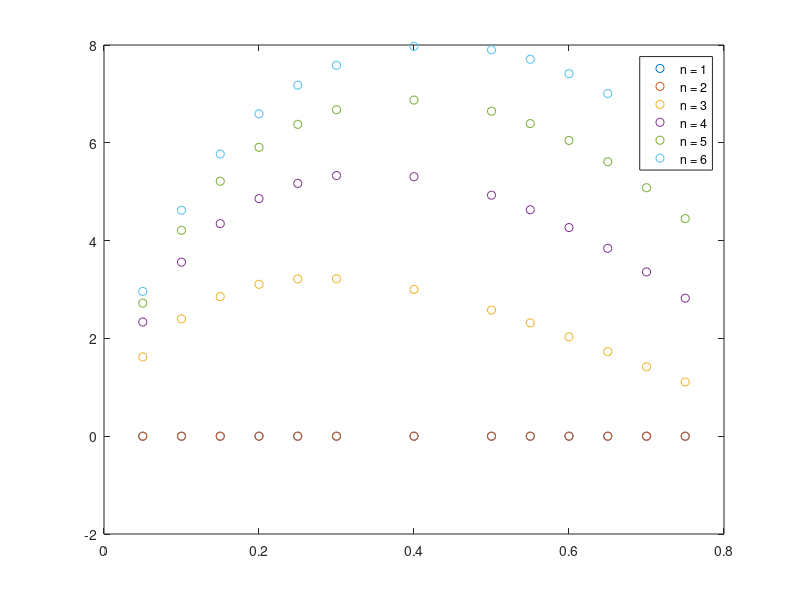

This chart was generated by the following MATLAB code:
n = 1:6

gamma = 0.05:0.05:0.95

static = [0.05, 0.1, 0.15, 0.2, 0.25, 0.3, 0.35, 0.4, 0.45, 0.5, 0.55, 0.6, 0.65, 0.7, 0.75, 0.8, 0.85, 0.9, 0.95; 0.249786613787, 0.430258509437, 0.584567997733, 0.72188758259, 0.846573590282, 0.961191841298, 1.06743774357, 1.16651629276, 1.2593284633, 1.34657359028, 1.42881035042, 1.50649537426, 1.58000889547, 1.64967246076, 1.71576155434, 1.77851484105, 1.83814109009, 1.89482446409, 1.94872862967; 0.456139259305, 0.779509258856, 1.05297376817, 1.29340893777, 1.50862744554, 1.703118104, 1.87976584491, 2.04055362861, 2.18690279456, 2.31985755401, 2.44019288584, 2.54848085544, 2.64513231238, 2.73042250963, 2.80450453837, 2.86741074975, 2.91903661633, 2.95908518725, 2.98687556358; 0.663091919292, 1.13139512726, 1.52729841803, 1.87515237768, 2.18602221379, 2.46613180948, 2.71937249922, 2.94831750366, 3.15470777355, 3.33971007415, 3.50406232662, 3.64815624885, 3.77208056119, 3.87563496429, 3.9583166729, 4.01927206213, 4.05718741913, 4.07003494377, 4.05431961858; 0.87014587343, 1.48391088322, 2.00331236522, 2.46017528594, 2.86878978092, 3.23707588846, 3.56988420147, 3.87032170231, 4.14037987211, 4.38126135857, 4.59355558869, 4.77732747357, 4.9321471965, 5.05707023646, 5.15056248945, 5.21034625212, 5.23310088216, 5.21382062823, 5.1440226666; 1.07722094147, 1.8366116667, 2.47991457969, 3.04647154946, 3.55381525904, 4.01156698275, 4.42553362675, 4.79934601095, 5.13522830321, 5.43439068981, 5.69723073406, 5.92342089305, 6.11191325163, 6.26086669959, 6.36747892172, 6.4276710699, 6.43549435794, 6.38188439374, 6.25128011916]

dynamic = [0.05, 0.1, 0.15, 0.2, 0.25, 0.3, 0.35, 0.4, 0.45, 0.5, 0.55, 0.6, 0.65, 0.7, 0.75, 0.8, 0.85, 0.9, 0.95; 0.249787, 0.430259, 0.584568, 0.721888, 0.846574, 0.961192, 1.35, 1.16652, 1.45, 1.34657, 1.42881, 1.5065, 1.58001, 1.64967, 1.71576, 1.8, 1.85, 1.9, 1.95; 0.448742, 0.7608, 1.02291, 1.25323, 1.4601, 1.64827, 2.23513, 1.9793, 2.54495, 2.26002, 2.38365, 2.49671, 2.59936, 2.69165, 2.77341, 3., 3., 3., 3.; 0.647606, 1.09112, 1.4609, 1.78405, 2.07299, 2.33466, 3.20982, 2.79184, 3.55737, 3.17509, 3.3418, 3.49249, 3.62716, 3.74545, 3.8466, 4.4, 4.3, 4.2, 4.1; 0.846464, 1.42143, 1.89885, 2.31484, 2.68583, 3.02098, 4.11157, 3.60429, 4.63621, 4.09006, 4.2999, 4.48837, 4.65532, 4.80009, 4.92136, 5.53064, 5.54852, 5.47213, 5.25; 1.04532, 1.75174, 2.33681, 2.84563, 3.29867, 3.7073, 5.07257, 4.41673, 5.66105, 5.00503, 5.258, 5.48425, 5.6835, 5.85478, 5.99629, 6.76403, 6.69614, 6.58868, 6.4046]

static2 = static(:, [1:6, 8, 10:15])
dynamic2 = dynamic(:, [1:6, 8, 10:15])
gamma2 = gamma([1:6, 8, 10:15])

advantage = 100 * (static2 - dynamic2) ./ static2

plot(gamma2, advantage', 'o')
legend('n = 1', 'n = 2', 'n = 3', 'n = 4', 'n = 5', 'n = 6')